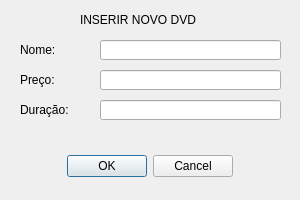
<?xml version="1.0" encoding="UTF-8"?>
<ui version="4.0">
 <class>IncluirDVD</class>
 <widget class="QDialog" name="IncluirDVD">
  <property name="geometry">
   <rect>
    <x>0</x>
    <y>0</y>
    <width>300</width>
    <height>200</height>
   </rect>
  </property>
  <property name="windowTitle">
   <string>Incluir DVD</string>
  </property>
  <widget class="QDialogButtonBox" name="buttonBox">
   <property name="geometry">
    <rect>
     <x>0</x>
     <y>150</y>
     <width>300</width>
     <height>32</height>
    </rect>
   </property>
   <property name="orientation">
    <enum>Qt::Horizontal</enum>
   </property>
   <property name="standardButtons">
    <set>QDialogButtonBox::Cancel|QDialogButtonBox::Ok</set>
   </property>
   <property name="centerButtons">
    <bool>true</bool>
   </property>
  </widget>
  <widget class="QLabel" name="label">
   <property name="geometry">
    <rect>
     <x>80</x>
     <y>10</y>
     <width>141</width>
     <height>20</height>
    </rect>
   </property>
   <property name="text">
    <string>INSERIR NOVO DVD</string>
   </property>
  </widget>
  <widget class="QLabel" name="label_nome">
   <property name="geometry">
    <rect>
     <x>20</x>
     <y>40</y>
     <width>63</width>
     <height>20</height>
    </rect>
   </property>
   <property name="text">
    <string>Nome:</string>
   </property>
  </widget>
  <widget class="QLabel" name="label_preco">
   <property name="geometry">
    <rect>
     <x>20</x>
     <y>70</y>
     <width>63</width>
     <height>20</height>
    </rect>
   </property>
   <property name="text">
    <string>Preço:</string>
   </property>
  </widget>
  <widget class="QLabel" name="label_duracao">
   <property name="geometry">
    <rect>
     <x>20</x>
     <y>100</y>
     <width>63</width>
     <height>20</height>
    </rect>
   </property>
   <property name="text">
    <string>Duração:</string>
   </property>
  </widget>
  <widget class="QLineEdit" name="lineEdit_nome">
   <property name="geometry">
    <rect>
     <x>100</x>
     <y>40</y>
     <width>181</width>
     <height>20</height>
    </rect>
   </property>
  </widget>
  <widget class="QLineEdit" name="lineEdit_preco">
   <property name="geometry">
    <rect>
     <x>100</x>
     <y>70</y>
     <width>181</width>
     <height>20</height>
    </rect>
   </property>
  </widget>
  <widget class="QLineEdit" name="lineEdit_duracao">
   <property name="geometry">
    <rect>
     <x>100</x>
     <y>100</y>
     <width>181</width>
     <height>20</height>
    </rect>
   </property>
  </widget>
 </widget>
 <resources/>
 <connections>
  <connection>
   <sender>buttonBox</sender>
   <signal>accepted()</signal>
   <receiver>IncluirDVD</receiver>
   <slot>accept()</slot>
   <hints>
    <hint type="sourcelabel">
     <x>248</x>
     <y>254</y>
    </hint>
    <hint type="destinationlabel">
     <x>157</x>
     <y>274</y>
    </hint>
   </hints>
  </connection>
  <connection>
   <sender>buttonBox</sender>
   <signal>rejected()</signal>
   <receiver>IncluirDVD</receiver>
   <slot>reject()</slot>
   <hints>
    <hint type="sourcelabel">
     <x>316</x>
     <y>260</y>
    </hint>
    <hint type="destinationlabel">
     <x>286</x>
     <y>274</y>
    </hint>
   </hints>
  </connection>
 </connections>
</ui>
